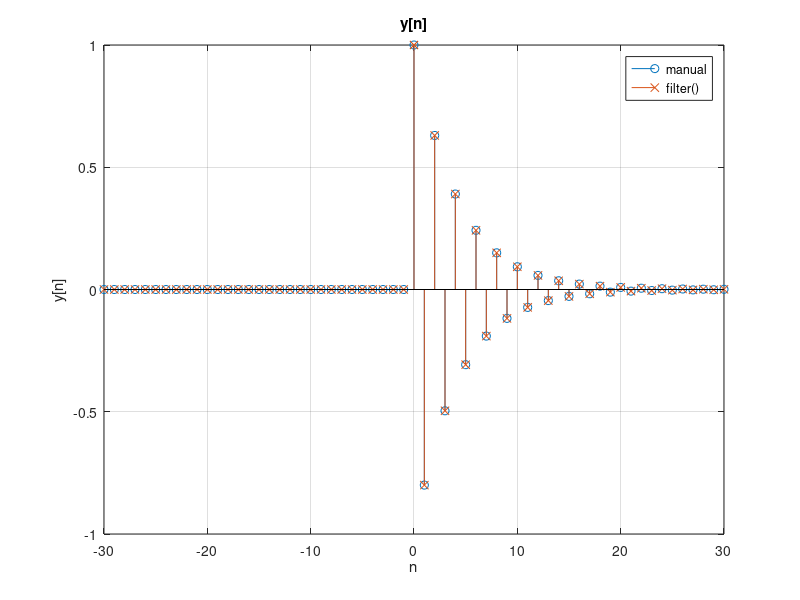
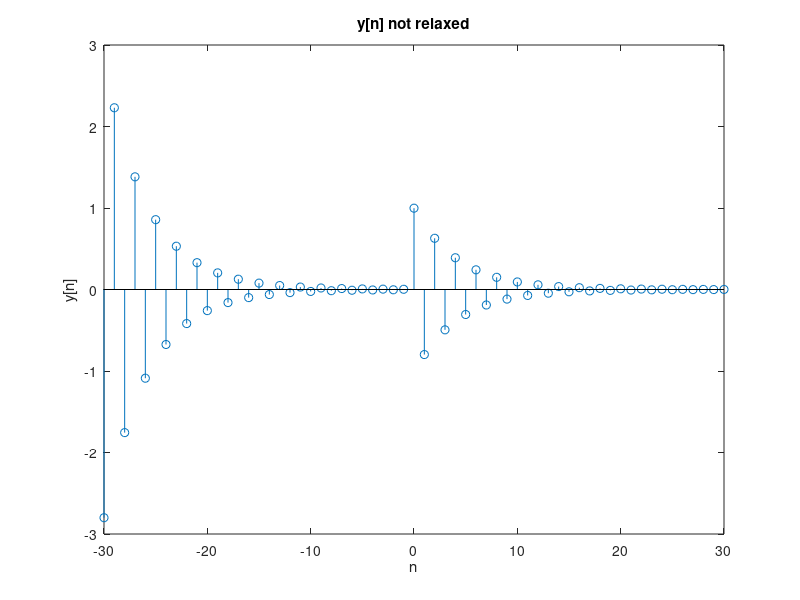
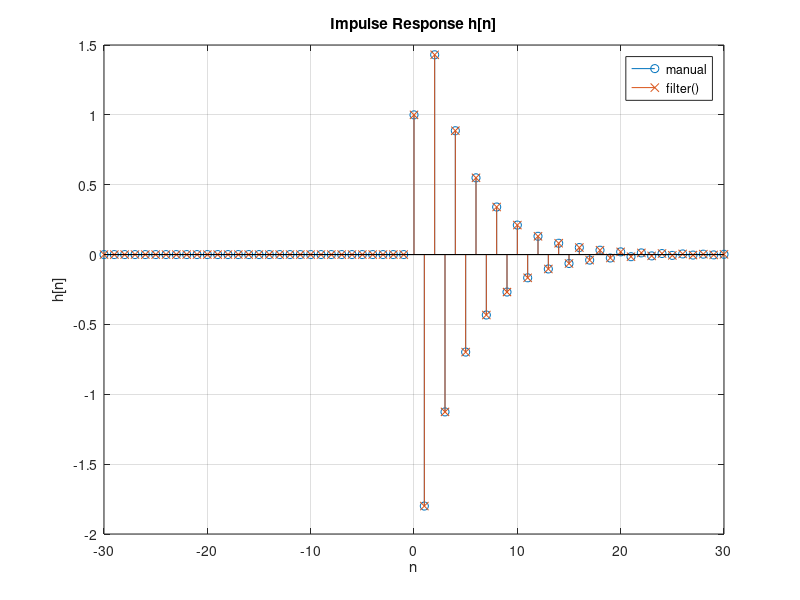

Reproduce these figures in MATLAB, in order.
%% Exercise 1
clearvars;
close all;
clc;

% 1. Analytically response y[n] to a unit step u[n].

% Transfer function H(z)
% H(z)=(1 - z^-1 / 1 + 0.8*z^-1 + 0.01*z^-2)
H = @(z) (z^2 - z) / (z^2 + 0.8*z + 0.01);

% Input signal X(z) for unit step
% X(z) = 1 / (1 - z^-1)
X = @(z) z / (z - 1);

% Convolution in the z-domain
% Y(z) = X(z) * H(z)
Y = @(z) (z(z^2 - z)) / ((z - 1)*(z^2 + 0.8*z + 0.01));

% Coefficients for the convolution
x1 = [1];              
h1 = [1 -1];           
x2 = [1 -1];           
h2 = [1 0.8 0.01];     

% Compute residues
[res, pk, ks] = residuez(conv(x1, h1), conv(x2, h2));

% Inverse Z-transform for causal response
n = -30:30;
resul = 0;
u = @(n) (n >= 0);       % Unit step function
d = @(n) (n == 0);       % Delta function

% Compute the response y[n]
for i = 1:length(res)
    resul = resul + (res(i) .* pk(i).^n .* u(n));
end

y1 = @(n) resul;

% 2. Plot and compare with filter() function.
% y[n] + 0.8 y[n−1] + 0.001 y[n−2] = 1 x[n] - 1 x[n−1]
B = [1 -1]; % Coeffs that multiply x[n], x[n−1], ...
A = [1 0.8 0.01]; % Coeffs that multiply y[n], y[n−1], ... 
y2 = @(n) filter(B,A,u(n)); % Relaxed => zero initial conditions

figure
stem(n,y1(n),'o')
hold on 
stem(n,y2(n),'x')
title('y[n]')
xlabel('n')
ylabel('y[n]')
legend('manual','filter() ')
grid on

% 3. Initial conditions are set to y[-1] = 1 and y[-2] = 2

a=1;
b=2;
init=filtic(B,A,a,b);
y2_init= @(n) filter(B,A,u(n),init);

figure
stem(n,y2_init(n))
title('y[n] not relaxed')
xlabel('n')
ylabel('y[n]')

% 4. Calculate the impulse response h[n] of the system analytically and using the filter function.

% Coefficients of the quadratic equation
a = A(1);
b = A(2);
c = A(3);

% Calculate the discriminant
D = b^2 - 4*a*c;

% Calculate the roots of the quadratic equation
p1 = (-b + sqrt(D)) / (2 * a);
p2 = (-b - sqrt(D)) / (2 * a);

% We know it is causal thanks to the difference equation
% h[n] = A_k * p_k^n * u[n]
% A_k = (z - p_k) * H(z) / z | evaluated at z = p_k

% Calculate coefficients A1 and A2 based on the roots p1 and p2
A1 = (p1 - 1) / (p1 - p2);
A2 = (p2 - 1) / (p2 - p1);

h = @(n) (A1 .* p1.^n .* u(n) + A2 .* p2.^n .* u(n));

yh = filter(B, A, d(n));

figure
stem(n, h(n), 'o')
hold on
stem(n, yh, 'x')
title('Impulse Response h[n]')
xlabel('n')
ylabel('h[n]')
legend('manual','filter() ')
grid on

% because h[n] is absolutely summable, system is stable











